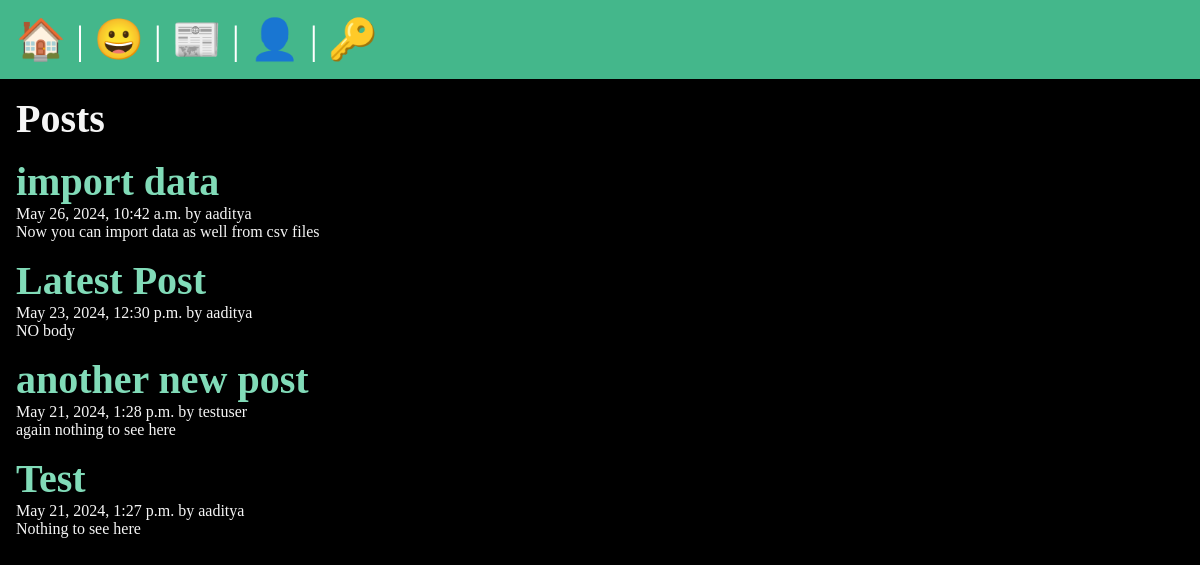
/posts/, run on the app's committed database.
### posts/models.py (models this page shows, shortened)
class Post(models.Model):
    title = models.CharField(max_length=75)
    body = models.TextField()
    slug = models.SlugField()
    date = models.DateTimeField(auto_now_add=True)
    banner = models.ImageField(default='fallback.png', blank=True)
    author = models.ForeignKey(User, on_delete=models.CASCADE, default=None)

### posts/views.py (the view)
# urls.py: path('', views.posts_list, name="list"),
def posts_list(request):
    posts = Post.objects.all().order_by('-date')
    return render(request, 'posts/posts_list.html', {'posts': posts})

### posts/templates/posts/posts_list.html (shortened to what this page needs)
{% extends "layout.html" %}
{% block content %}
<section>
    <h1>Posts</h1>
    {% for post in posts %}
    <article class="post">
        <h2>
            <a href="{% url 'posts:page' slug=post.slug %}">
            {{ post.title }}
            </a>
        </h2>
        <p>{{ post.date }} by {{ post.author }}</p>
        <p>{{ post.body }}</p>
    </article>
    {% endfor %}
</section>
{% endblock %}

### templates/layout.html (shortened to what this page needs)
<!DOCTYPE html>
{% load static %}
<html lang="en">
<head>
    <link rel="stylesheet" href="{% static 'css/style.css' %}">
</head>
<body>
    <nav>
        <div class="nav-links">
            <a href="/">
                <span role="img" aria-label="Home" title="Home">🏠</span>
            </a> |
            <a href="/about">
                <span role="img" aria-label="About" title="About">😀</span>
            </a> |
            <a href="{% url 'posts:list' %}">
                <span role="img" aria-label="Posts" title="Posts">📰</span>
            </a> |
            {% if user.is_authenticated %}
                <a href="{% url 'posts:new-post' %}">
                    <span role="img" aria-label="New Post" title="New Post">🆕</span>
                </a> |
                <a href="/import">
                    <span role="img" aria-label="student" title="student">🛢</span>
                </a> |
                <form class="logout" action="{% url 'users:logout' %}" method="post" style="display: inline;">
                    {% csrf_token %}
                    <button class="logout-button" aria-label="User Logout" title="User Logout">✖</button>
                </form>
            {% else %}
                <a href="{% url 'users:register' %}">
                    <span role="img" aria-label="User Registration" title="User Registration">👤</span>
                </a> |
                <a href="{% url 'users:login' %}">
                    <span role="img" aria-label="User Login" title="User Login">🔑</span>
                </a>
            {% endif %}
        </div>
    </nav>
    <main>
        {% block content %}{% endblock %}
    </main>
</body>
</html>

### static/css/style.css (style rules this page uses)
* { margin: 0; padding: 0; box-sizing: border-box; }
body { min-height: 100vh; background-color: black; color: whitesmoke; font-size: 3rem; }
nav { padding: 1rem; background-color: #44B78B; color: white; font-size: 2.5rem; }
main { padding: 1rem; }
section { display: flex; flex-flow: column; gap: 1rem; }
h1, h2 { font-size: 2.5rem; }
p { font-size: 1rem; }
a { text-decoration: none; color: #81dbb8; }

### data on the page
Post: title "import data", date "May 26, 2024, 10:42 a.m.", author "aaditya", body "Now you can import data as well from csv files"
Post: title "Latest Post", date "May 23, 2024, 12:30 p.m.", author "aaditya", body "NO body"
Post: title "another new post", date "May 21, 2024, 1:28 p.m.", author "testuser", body "again nothing to see here"
Post: title "Test", date "May 21, 2024, 1:27 p.m.", author "aaditya", body "Nothing to see here"
